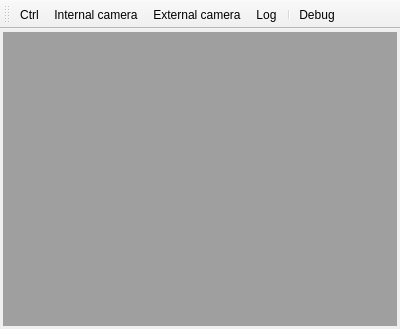
<?xml version="1.0" encoding="UTF-8"?>
<ui version="4.0">
 <class>MainWnd</class>
 <widget class="QMainWindow" name="MainWnd">
  <property name="geometry">
   <rect>
    <x>0</x>
    <y>0</y>
    <width>400</width>
    <height>329</height>
   </rect>
  </property>
  <property name="windowTitle">
   <string>Control</string>
  </property>
  <property name="styleSheet">
   <string notr="true"/>
  </property>
  <widget class="QWidget" name="centralwidget">
   <layout class="QHBoxLayout" name="horizontalLayout">
    <property name="spacing">
     <number>3</number>
    </property>
    <property name="margin">
     <number>3</number>
    </property>
    <item>
     <widget class="QMdiArea" name="mdi">
      <property name="viewMode">
       <enum>QMdiArea::SubWindowView</enum>
      </property>
     </widget>
    </item>
   </layout>
  </widget>
  <widget class="QToolBar" name="toolBar">
   <property name="windowTitle">
    <string>toolBar</string>
   </property>
   <property name="iconSize">
    <size>
     <width>64</width>
     <height>64</height>
    </size>
   </property>
   <property name="floatable">
    <bool>false</bool>
   </property>
   <attribute name="toolBarArea">
    <enum>TopToolBarArea</enum>
   </attribute>
   <attribute name="toolBarBreak">
    <bool>false</bool>
   </attribute>
   <addaction name="ctrl"/>
   <addaction name="intCam"/>
   <addaction name="extCam"/>
   <addaction name="log"/>
   <addaction name="separator"/>
   <addaction name="debug"/>
  </widget>
  <action name="log">
   <property name="checkable">
    <bool>true</bool>
   </property>
   <property name="icon">
    <iconset resource="images.qrc">
     <normaloff>:/images/log.png</normaloff>:/images/log.png</iconset>
   </property>
   <property name="text">
    <string>Log</string>
   </property>
  </action>
  <action name="ctrl">
   <property name="checkable">
    <bool>true</bool>
   </property>
   <property name="icon">
    <iconset resource="images.qrc">
     <normaloff>:/images/joystick.png</normaloff>:/images/joystick.png</iconset>
   </property>
   <property name="text">
    <string>Ctrl</string>
   </property>
   <property name="toolTip">
    <string>Control</string>
   </property>
  </action>
  <action name="intCam">
   <property name="checkable">
    <bool>true</bool>
   </property>
   <property name="icon">
    <iconset resource="images.qrc">
     <normaloff>:/images/camera-int.png</normaloff>:/images/camera-int.png</iconset>
   </property>
   <property name="text">
    <string>Internal camera</string>
   </property>
   <property name="toolTip">
    <string>Internal Camera</string>
   </property>
  </action>
  <action name="extCam">
   <property name="checkable">
    <bool>true</bool>
   </property>
   <property name="icon">
    <iconset resource="images.qrc">
     <normaloff>:/images/camera-ext.png</normaloff>:/images/camera-ext.png</iconset>
   </property>
   <property name="text">
    <string>External camera</string>
   </property>
   <property name="toolTip">
    <string>External Camera</string>
   </property>
  </action>
  <action name="debug">
   <property name="checkable">
    <bool>true</bool>
   </property>
   <property name="icon">
    <iconset resource="images.qrc">
     <normaloff>:/images/debug.png</normaloff>:/images/debug.png</iconset>
   </property>
   <property name="text">
    <string>Debug</string>
   </property>
   <property name="toolTip">
    <string>Debug mode</string>
   </property>
  </action>
 </widget>
 <resources>
  <include location="images.qrc"/>
 </resources>
 <connections/>
</ui>
